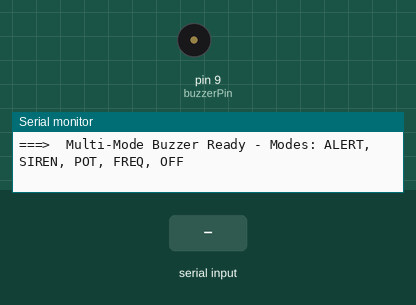
A sketch run on a simulated Arduino Uno, built with avr-gcc and run on an emulated ATmega328P. On the bench: buzzer (waves = sounding), the last lines printed to the serial monitor. The test bench sets the inputs (shaded band).

Above: at 1.2 s.
1.3 s: "ALERT\n" received over Serial
At 3.92 s:
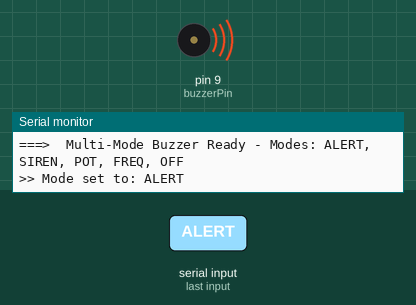
4.3 s: "SIREN\n" received over Serial
6.1 s: "POT\n" received over Serial
7.7 s: "FREQ\n" received over Serial
10.7 s: "1\n" received over Serial
At 11.9 s:
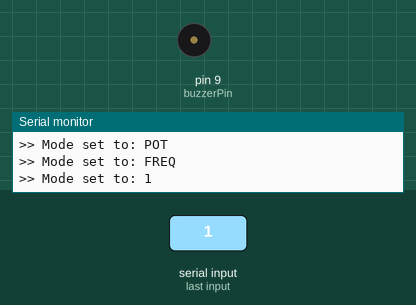
Timing chart, 0 to 13.4 s (numbered marks = the images above; inputs shaded):
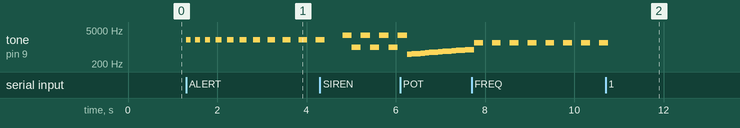

The sketch:

Arduino_code.ino
```cpp
const int buzzerPin = 9;    // PWM-capable pin
String mode = "OFF";

void setup() {
  pinMode(buzzerPin, OUTPUT);
  Serial.begin(9600);
  Serial.println("===>  Multi-Mode Buzzer Ready - Modes: ALERT, SIREN, POT, FREQ, OFF");
}

void loop() {
  if (Serial.available()) {
    mode = Serial.readStringUntil('\n');
    mode.trim();
    mode.toUpperCase();
    Serial.print(">> Mode set to: ");
    Serial.println(mode);
  }

  if (mode == "ALERT") {
    playAlertPattern();
  } else if (mode == "SIREN") {
    playSiren();
  } else if (mode == "POT") {
    playPotTone();
  } else if (mode == "FREQ") {
    variableFrequency();
  } else {
    noTone(buzzerPin);
  }
}

// 🟢 ALERT: Dynamic beep length varying over time (no pot needed)
void playAlertPattern() {
  static int onTime = 100;
  static int offTime = 100;
  static int step = 10;
  static bool increasing = true;

  beepPattern(onTime, offTime);

  if (increasing) {
    onTime += step;
    offTime += step;
    if (onTime >= 600) {
      increasing = false;
    }
  } else {
    onTime -= step;
    offTime -= step;
    if (onTime <= 100) {
      increasing = true;
    }
  }
}

void beepPattern(int onTime, int offTime) {
  tone(buzzerPin, 2000);
  delay(onTime);
  noTone(buzzerPin);
  delay(offTime);
}

// 🔵 SIREN: Sweep frequency up/down
void playSiren() {
  for (int i = 1000; i <= 3000; i += 50) {
    tone(buzzerPin, i);
    delay(5);
  }
  for (int i = 3000; i >= 1000; i -= 50) {
    tone(buzzerPin, i);
    delay(5);
  }
}

// 🟡 POT: Smoothly vary frequency tone up/down to differentiate
void playPotTone() {
  static int freq = 500;
  static int step = 20;
  static bool increasing = true;

  tone(buzzerPin, freq);
  delay(100);

  if (increasing) {
    freq += step;
    if (freq >= 1500) increasing = false;
  } else {
    freq -= step;
    if (freq <= 500) increasing = true;
  }
}

// 🔴 FREQ: Play fixed frequency tone (simulate frequency mode)
void variableFrequency() {
  tone(buzzerPin, 1500);
  delay(200);
  noTone(buzzerPin);
  delay(200);
}
```

Measured:
- after the input at 1.3 s, tone on pin 9 (buzzerPin): silent → 2000 Hz at once, then repeats every 0.21 s: silent 0.10 s, 2000 Hz 0.11 s
- after the input at 10.7 s, tone on pin 9 (buzzerPin): goes on until 10.8 s, then stays silent
